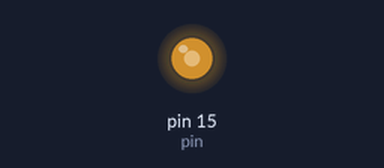
Recording of a program running on a simulated Jetson Nano (header pin numbers). Shown: output pins drawn as LEDs (lit = HIGH). What the program prints to the terminal is not drawn.

Above: at 0.05 s.
Timing chart, 0 to 6.5 s (numbered marks = the images above):
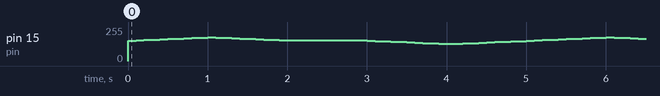

The program:

test.py
```python
#!/usr/bin/env python

import Jetson.GPIO as GPIO
import time
#
# pin 15
# 60 - zero
# 53 - max right
# 66 - max left

neutral_position = 60
max_right = 70
max_left = 50

pin = 15
frequency = 400
GPIO.setmode(GPIO.BOARD)
GPIO.setup(pin, GPIO.OUT)

pwm = GPIO.PWM(pin, frequency)
pwm.start(neutral_position)


def neutral_left():
    for duty_cycle in range(neutral_position, max_right, 1):
        print(duty_cycle)
        pwm.ChangeDutyCycle(duty_cycle)
        time.sleep(0.1)


def left_to_neutral():
    for duty_cycle in range(max_right, neutral_position, -1):
        print(duty_cycle)
        pwm.ChangeDutyCycle(duty_cycle)
        time.sleep(0.1)


def neutral_to_right():
    for duty_cycle in range(neutral_position, max_left, -1):
        print(duty_cycle)
        pwm.ChangeDutyCycle(duty_cycle)
        time.sleep(0.1)


def right_to_neutral():
    for duty_cycle in range(max_left, neutral_position, 1):
        print(duty_cycle)
        pwm.ChangeDutyCycle(duty_cycle)
        time.sleep(0.1)


try:
    while True:
        neutral_left()
        left_to_neutral()
        time.sleep(1)
        neutral_to_right()
        right_to_neutral()

finally:
    pwm.stop()
    GPIO.cleanup()
```
